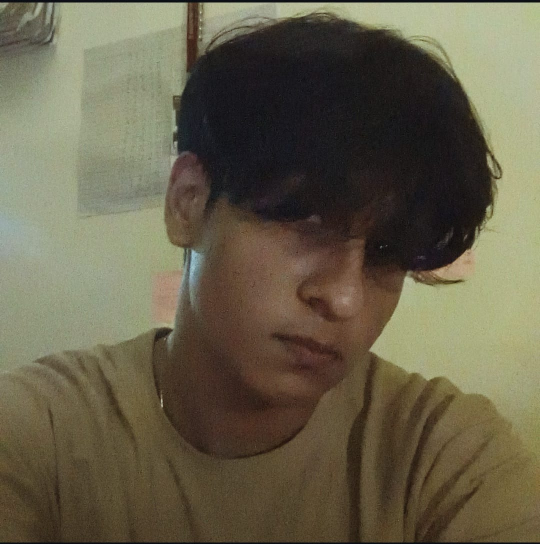
#> input picture files (1)/me.jpeg, 1080 x 1088 px (shown at 1/2 size)
$ python -i build_hero.py   (imports and definitions only)
#> lines starting #> are read from the running program, lines starting #| are printed output that depends on the picture; after the words box and inside, x2 and y2 are one past the last pixel; in counts of white or black regions, pixels touching at a corner belong together
"""
Builds assets/profile-hero-dark.svg (animated terminal-style profile hero).

Usage:
    python build_hero.py                       # placeholder portrait
    python build_hero.py --photo me.jpeg       # your photo in full colour
    python build_hero.py --photo me.jpeg --dots  # dotted black-and-white look
Needs Pillow only when --photo is used:  pip install pillow
Edit the LINES list below to change the text.
"""
import argparse, base64, io, os

W, H = 1200, 500
ACCENT, ACCENT2 = "#2dd4bf", "#8b5cf6"
CHAR_W = 9.0          # approx width of one monospace char at 15px
TYPE_SPEED = 0.028    # seconds per character

# (text, style)   style: cmd | title | tag | item | dim
LINES = [
    ("> identity.loaded", "cmd"),
    ("$ whoami", "dim"),
    ("@SukeshaPS701 // AI & ML STUDENT", "title"),
    ("[ PROFILE ]", "tag"),
    ("+ location  : puttur, karnataka, india", "item"),
    ("+ education : bca - artificial intelligence & machine learning", "item"),
    ("+ focus     : machine learning + ai agents", "item"),
    ("+ github    : github.com/SukeshaPS701", "item"),
    ("[ STACK ]", "tag"),
    ("{ Python | Jupyter Notebook | Machine Learning }", "item"),
    ("[ BUILDING ]", "tag"),
    ("{ MiraiDesk-AI | spam detection | music recommender | face detection }", "item"),
]

STYLE = {
    "cmd":   ('#e6edf3', 'font-weight="700"'),
    "dim":   ('#7d8590', ''),
    "title": ('#ffffff', 'font-weight="700" font-size="16"'),
    "tag":   (ACCENT,    ''),
    "item":  ('#e6edf3', ''),
}

def esc(s): return s.replace("&", "&amp;").replace("<", "&lt;").replace(">", "&gt;")

# [6 lines left out: function portrait_color, not called in this run]

def portrait_image(path):
#> called with path = 'me.jpeg'
    from PIL import Image, ImageOps
    w, h = 300, 300
    img = ImageOps.fit(Image.open(path).convert("L"), (w, h), Image.LANCZOS, centering=(0.5, 0.35))
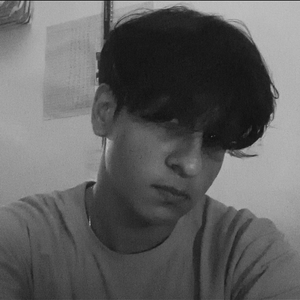
#> img: PIL image 300x300 L; min 14, max 204, mean 96.3
    img = ImageOps.autocontrast(img, cutoff=2)
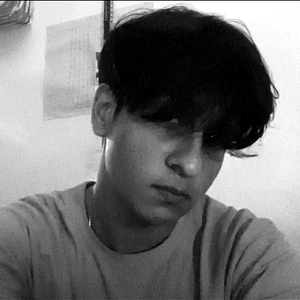
#> img: PIL image 300x300 L; min 0, max 255, mean 116.3
    img = img.convert("1")                       # Floyd-Steinberg dither
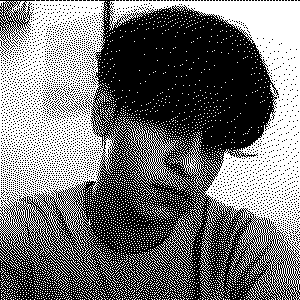
#> img: PIL image 300x300 1; 45.6% white; 3188 white regions (3164 under 20 px), largest, box (x1, y1, x2, y2) and area: (0, 0, 127, 280) 18104, (109, 0, 300, 300) 15363, (121, 121, 188, 191) 1077
    img = ImageOps.invert(img.convert("L")).convert("1")
    # white dots on transparent background
    rgba = Image.new("RGBA", (w, h), (0, 0, 0, 0))
#> rgba: PIL image 300x300 RGBA; every value is 0
    px, src = rgba.load(), img.load()
    for y in range(h):
        for x in range(w):
            if src[x, y]:
                px[x, y] = (230, 237, 243, 255)
    buf = io.BytesIO(); rgba.save(buf, "PNG", optimize=True)
#> after `rgba.save(buf, 'PNG', optimize=True)`:
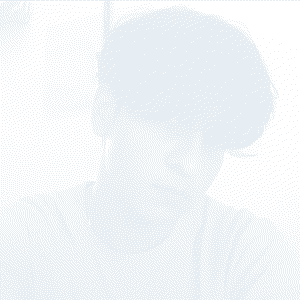
#> rgba: PIL image 300x300 RGBA; mean R, G, B, A 125.1, 128.9, 132.2, 138.7; transparent parts drawn white
    return base64.b64encode(buf.getvalue()).decode(), "png"

# [82 lines left out: function build, not called in this run]

# [14 lines not run here, left out]

>>> result = portrait_image('me.jpeg')

$ run again, on files (1)/me.jpg.jpeg
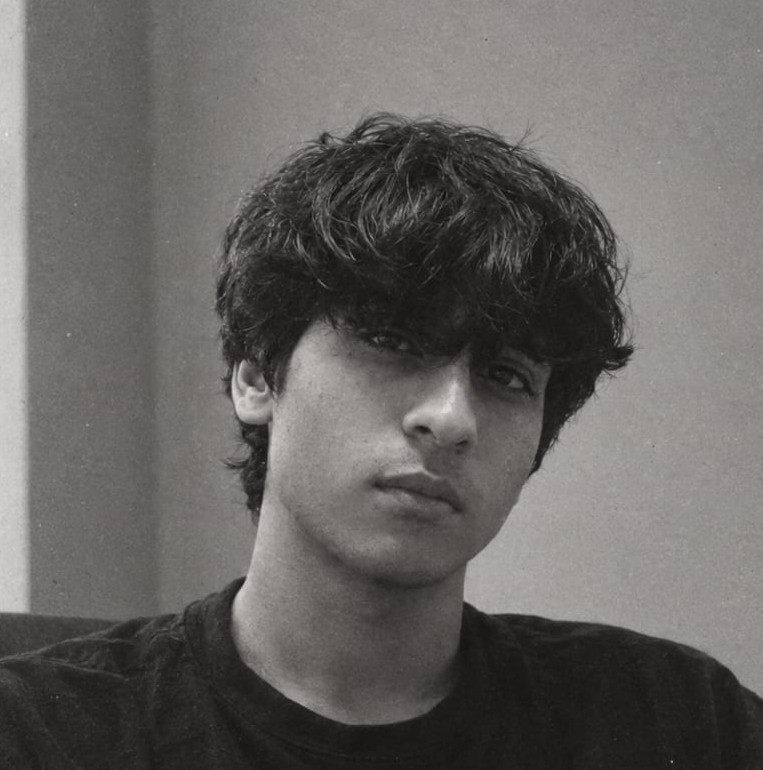
#> input picture files (1)/me.jpg.jpeg, 763 x 770 px
#> in portrait_image, `img = img.convert("1")`:
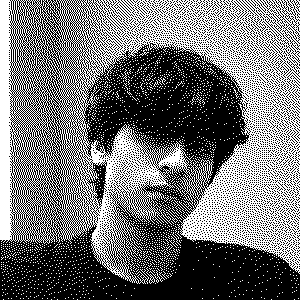
#> img: PIL image 300x300 1; 44.8% white in thin lines or dots
#> in portrait_image, `rgba.save(buf, 'PNG', optimize=True)`:
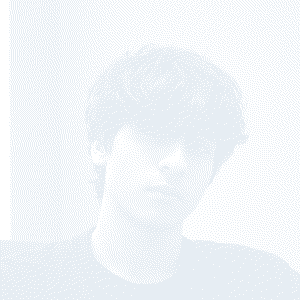
#> rgba: PIL image 300x300 RGBA; mean R, G, B, A 127, 130.8, 134.2, 140.8; transparent parts drawn white
